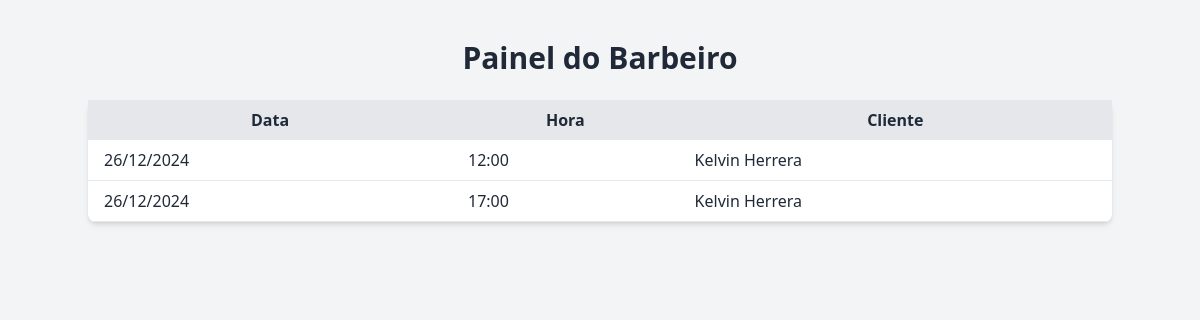
Page /painel (signed in) on the committed database.
### app.py (models this page shows)
class Appointment(db.Model):
    id = db.Column(db.Integer, primary_key=True)
    user_id = db.Column(db.Integer, db.ForeignKey('user.id'), nullable=False)
    date = db.Column(db.Date, nullable=False)
    time = db.Column(db.Time, nullable=False)
    user = db.relationship('User', backref='appointments')
    service_type = db.Column(db.String(100), nullable=False)  # Tipo de serviço
    price = db.Column(db.Float, nullable=False)  # Preço do serviço
    barber = db.Column(db.String(50), nullable=False)
    user = db.relationship('User', backref=db.backref('appointments', lazy=True))
    __table_args__ = (
        db.UniqueConstraint('date', 'time', 'barber',name='unique_appointment'),
    )

class User(db.Model):
    id = db.Column(db.Integer, primary_key=True)
    name = db.Column(db.String(80), nullable=False)
    email = db.Column(db.String(120), unique=True, nullable=False)
    phone = db.Column(db.String(15), nullable=False)
    password = db.Column(db.String(200), nullable=False)
    is_admin = db.Column(db.Boolean, default=False)

### app.py (the view)
@app.route("/painel")
@login_required
def painel():
    appointments = Appointment.query.join(User).order_by(Appointment.date, Appointment.time).all()
    return render_template("painel.html", appointments=appointments)

### app.py (called while the page is built)
def login_required(f):
    @wraps(f)
    def decorated_function(*args, **kwargs):
        if 'user_id' not in session:
            flash("Por favor, faça login para acessar a agenda.")
            return redirect(url_for('login'))
        return f(*args, **kwargs)
    return decorated_function

### templates/painel.html (shortened to what this page needs)
<!DOCTYPE html>
<html lang="en">
<head>
    <script src="https://cdn.tailwindcss.com"></script>
</head>
<body class="bg-gray-100 text-gray-800">
    <div class="container mx-auto mt-10">
        <h2 class="text-3xl font-bold text-center">Painel do Barbeiro</h2>
        <table class="table-auto w-full mt-6 bg-white p-6 rounded-lg shadow-md">
            <thead>
                <tr class="bg-gray-200">
                    <th class="px-4 py-2">Data</th>
                    <th class="px-4 py-2">Hora</th>
                    <th class="px-4 py-2">Cliente</th>
                </tr>
            </thead>
            <tbody>
                {% for appointment in appointments %}
                    <tr class="border-b">
                        <td class="px-4 py-2">{{ appointment.date.strftime('%d/%m/%Y') }}</td>
                        <td class="px-4 py-2">{{ appointment.time.strftime('%H:%M') }}</td>
                        <td class="px-4 py-2">{{ appointment.user.name }}</td>
                    </tr>
                {% else %}
                    <tr>
                        <td colspan="3" class="text-center py-4">Nenhum agendamento encontrado.</td>
                    </tr>
                {% endfor %}
            </tbody>
        </table>
    </div>
</body>
</html>

### rows in the picture
Appointment: date "26/12/2024", time "12:00", user.name "Kelvin Herrera"
Appointment: date "26/12/2024", time "17:00", user.name "Kelvin Herrera"
